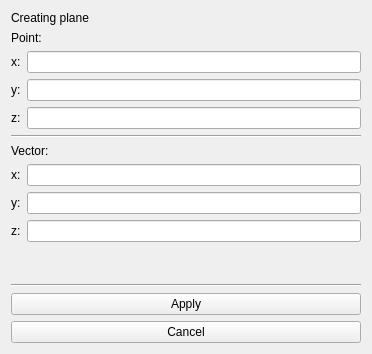
<?xml version="1.0" encoding="UTF-8"?>
<ui version="4.0">
 <class>Form</class>
 <widget class="QWidget" name="Form">
  <property name="geometry">
   <rect>
    <x>0</x>
    <y>0</y>
    <width>372</width>
    <height>354</height>
   </rect>
  </property>
  <property name="windowTitle">
   <string>Form</string>
  </property>
  <layout class="QVBoxLayout" name="verticalLayout">
   <item>
    <widget class="QLabel" name="label_9">
     <property name="text">
      <string>Creating plane</string>
     </property>
    </widget>
   </item>
   <item>
    <widget class="QLabel" name="label_7">
     <property name="text">
      <string>Point:</string>
     </property>
    </widget>
   </item>
   <item>
    <layout class="QVBoxLayout" name="verticalLayout_point1">
     <item>
      <layout class="QHBoxLayout" name="horizontalLayout">
       <item>
        <widget class="QLabel" name="label">
         <property name="text">
          <string>x:</string>
         </property>
        </widget>
       </item>
       <item>
        <widget class="QLineEdit" name="point_input_x"/>
       </item>
      </layout>
     </item>
     <item>
      <layout class="QHBoxLayout" name="horizontalLayout_2">
       <item>
        <widget class="QLabel" name="label_2">
         <property name="text">
          <string>y:</string>
         </property>
        </widget>
       </item>
       <item>
        <widget class="QLineEdit" name="point_input_y"/>
       </item>
      </layout>
     </item>
     <item>
      <layout class="QHBoxLayout" name="horizontalLayout_3">
       <item>
        <widget class="QLabel" name="label_3">
         <property name="text">
          <string>z:</string>
         </property>
        </widget>
       </item>
       <item>
        <widget class="QLineEdit" name="point_input_z"/>
       </item>
      </layout>
     </item>
    </layout>
   </item>
   <item>
    <widget class="Line" name="line">
     <property name="orientation">
      <enum>Qt::Horizontal</enum>
     </property>
    </widget>
   </item>
   <item>
    <widget class="QLabel" name="label_8">
     <property name="text">
      <string>Vector:</string>
     </property>
    </widget>
   </item>
   <item>
    <layout class="QVBoxLayout" name="verticalLayout_point1_2">
     <item>
      <layout class="QHBoxLayout" name="horizontalLayout_4">
       <item>
        <widget class="QLabel" name="label_4">
         <property name="text">
          <string>x:</string>
         </property>
        </widget>
       </item>
       <item>
        <widget class="QLineEdit" name="vector_input_x"/>
       </item>
      </layout>
     </item>
     <item>
      <layout class="QHBoxLayout" name="horizontalLayout_5">
       <item>
        <widget class="QLabel" name="label_5">
         <property name="text">
          <string>y:</string>
         </property>
        </widget>
       </item>
       <item>
        <widget class="QLineEdit" name="vector_input_y"/>
       </item>
      </layout>
     </item>
     <item>
      <layout class="QHBoxLayout" name="horizontalLayout_6">
       <item>
        <widget class="QLabel" name="label_6">
         <property name="text">
          <string>z:</string>
         </property>
        </widget>
       </item>
       <item>
        <widget class="QLineEdit" name="vector_input_z"/>
       </item>
      </layout>
     </item>
    </layout>
   </item>
   <item>
    <spacer name="verticalSpacer">
     <property name="orientation">
      <enum>Qt::Vertical</enum>
     </property>
     <property name="sizeHint" stdset="0">
      <size>
       <width>20</width>
       <height>40</height>
      </size>
     </property>
    </spacer>
   </item>
   <item>
    <widget class="Line" name="line_2">
     <property name="orientation">
      <enum>Qt::Horizontal</enum>
     </property>
    </widget>
   </item>
   <item>
    <widget class="QPushButton" name="applyButton">
     <property name="text">
      <string>Apply</string>
     </property>
    </widget>
   </item>
   <item>
    <widget class="QPushButton" name="cancelButton">
     <property name="text">
      <string>Cancel</string>
     </property>
    </widget>
   </item>
  </layout>
 </widget>
 <resources/>
 <connections/>
</ui>
